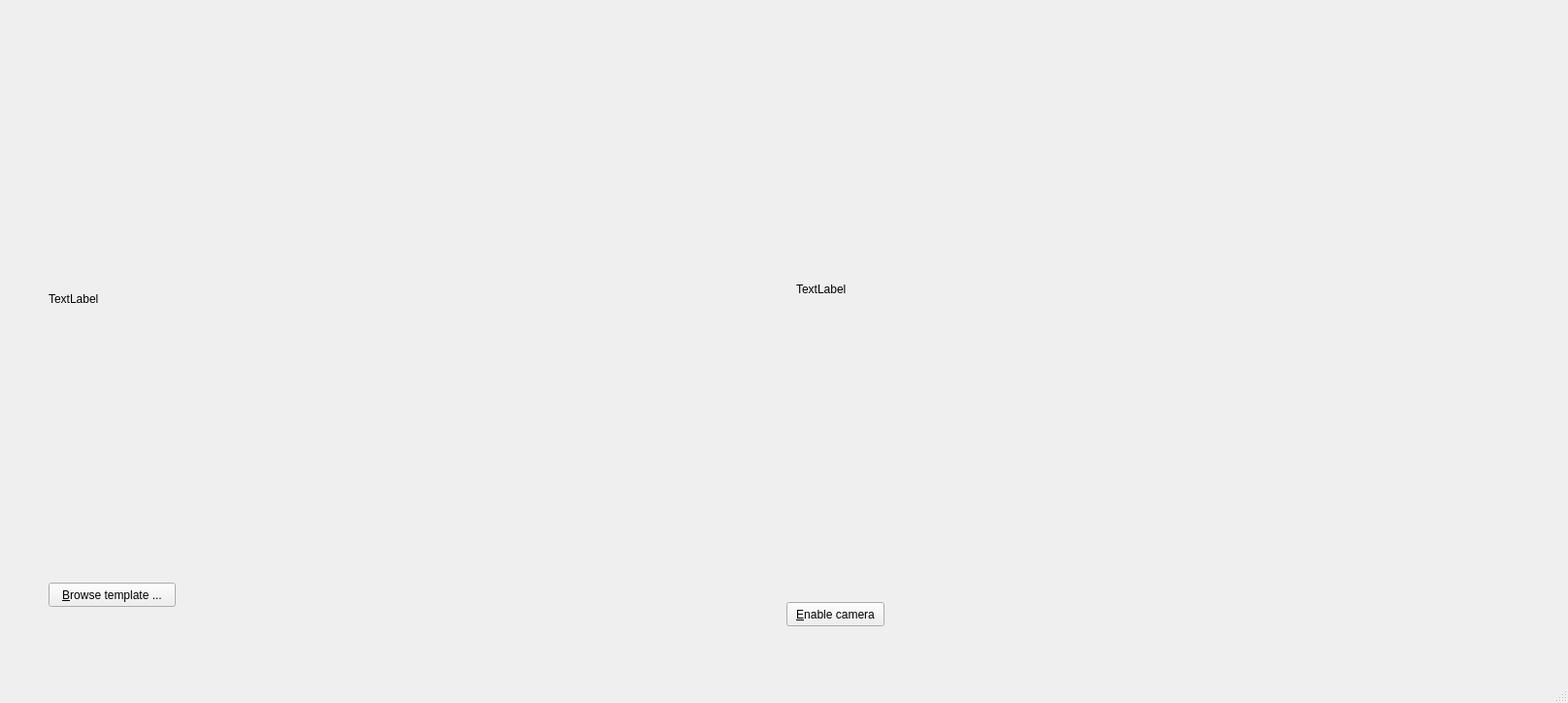
<?xml version="1.0" encoding="UTF-8"?>
<ui version="4.0">
 <class>MainWindow</class>
 <widget class="QMainWindow" name="MainWindow">
  <property name="geometry">
   <rect>
    <x>0</x>
    <y>0</y>
    <width>1615</width>
    <height>724</height>
   </rect>
  </property>
  <property name="windowTitle">
   <string>SIFT Demo</string>
  </property>
  <widget class="QWidget" name="centralwidget">
   <widget class="QPushButton" name="browse_button">
    <property name="geometry">
     <rect>
      <x>50</x>
      <y>600</y>
      <width>131</width>
      <height>25</height>
     </rect>
    </property>
    <property name="text">
     <string>&amp;Browse template ...</string>
    </property>
   </widget>
   <widget class="QPushButton" name="toggle_cam_button">
    <property name="geometry">
     <rect>
      <x>810</x>
      <y>620</y>
      <width>101</width>
      <height>25</height>
     </rect>
    </property>
    <property name="text">
     <string>&amp;Enable camera</string>
    </property>
   </widget>
   <widget class="QLabel" name="template_label">
    <property name="geometry">
     <rect>
      <x>50</x>
      <y>60</y>
      <width>660</width>
      <height>495</height>
     </rect>
    </property>
    <property name="frameShape">
     <enum>QFrame::NoFrame</enum>
    </property>
    <property name="text">
     <string>TextLabel</string>
    </property>
   </widget>
   <widget class="QLabel" name="live_image_label">
    <property name="geometry">
     <rect>
      <x>820</x>
      <y>50</y>
      <width>660</width>
      <height>495</height>
     </rect>
    </property>
    <property name="text">
     <string>TextLabel</string>
    </property>
   </widget>
  </widget>
  <widget class="QMenuBar" name="menubar">
   <property name="geometry">
    <rect>
     <x>0</x>
     <y>0</y>
     <width>1615</width>
     <height>22</height>
    </rect>
   </property>
  </widget>
  <widget class="QStatusBar" name="statusbar"/>
 </widget>
 <resources/>
 <connections/>
</ui>
